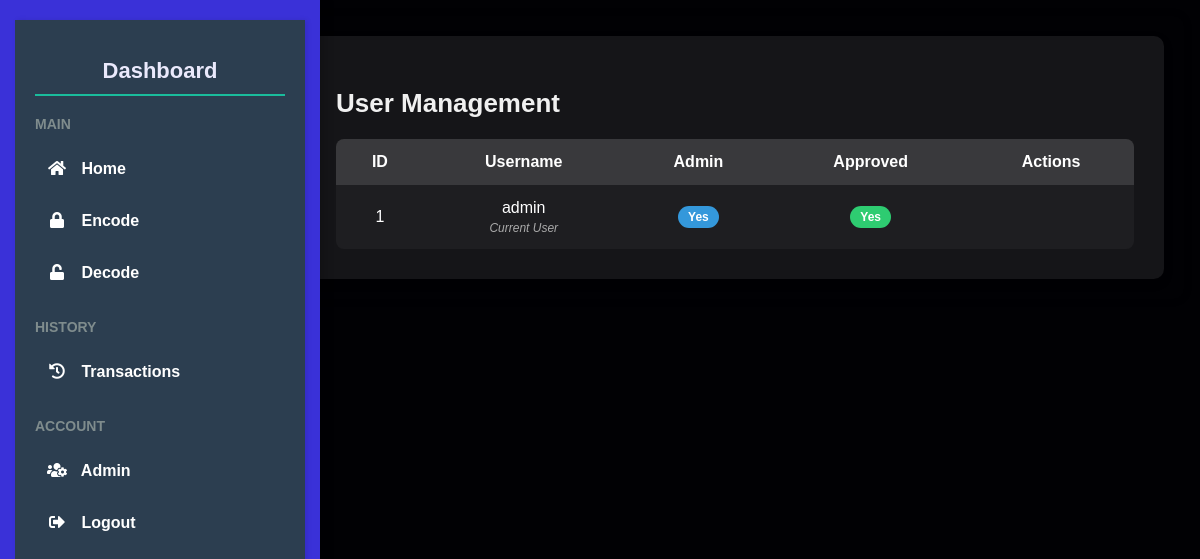
The page /admin (signed in) on the database its author committed.
### app.py (models this page shows, shortened)
class User(db.Model, UserMixin):
    id = db.Column(db.Integer, primary_key=True)
    username = db.Column(db.String(150), unique=True, nullable=False)
    password = db.Column(db.String(255), nullable=True)
    is_admin = db.Column(db.Boolean, default=False)
    is_approved = db.Column(db.Boolean, default=False)

### app.py (the view)
@app.route("/admin")
@login_required
def admin_dashboard():
    if not current_user.is_admin:
        flash("Access denied: Admin privileges required", "danger")
        return redirect(url_for("index"))
    users = User.query.all()
    return render_template("admin.html", users=users)

### app.py (called while the page is built)
@login_manager.user_loader
def load_user(user_id):
    return User.query.get(int(user_id))

### templates/admin.html (shortened to what this page needs)
{% extends 'base.html' %}
{% block content %}
<div class="admin-container">
    <h2>User Management</h2>
    <table class="admin-table">
        <thead>
            <tr>
                <th>ID</th>
                <th>Username</th>
                <th>Admin</th>
                <th>Approved</th>
                <th>Actions</th>
            </tr>
        </thead>
        <tbody>
            {% for user in users %}
            <tr>
                <td>{{ user.id }}</td>
                <td>
                    {{ user.username }}
                    {% if user.id == current_user.id %}
                        <div class="current-user">Current User</div>
                    {% endif %}
                </td>
                <td>
                    <span class="badge {{ 'badge-admin' if user.is_admin else 'badge-user' }}">
                        {{ 'Yes' if user.is_admin else 'No' }}
                    </span>
                </td>
                <td>
                    <span class="badge {{ 'badge-approved' if user.is_approved else 'badge-pending' }}">
                        {{ 'Yes' if user.is_approved else 'No' }}
                    </span>
                </td>
                <td class="actions">
                </td>
            </tr>
            {% endfor %}
        </tbody>
    </table>
</div>
{% endblock %}

### static/style.css (style rules this page uses)
:root { --primary: #3a31d8; --primary-hover: #2e26bc; --primary-light: rgba(230, 126, 34, 0.1); --secondary: #020024; --secondary-hover: #03003b; --danger: #e74c3c; --danger-hover: #c0392b; --bg-dark: #010104; --bg-light: #ffffff; --bg-semi-transparent: rgba(255, 255, 255, 0.1); --text-dark: #2c3e50; --text-light: #eae9fc; --text-muted: #555; --text-muted-light: #dfdfdf; --border-light: #ccc; --border-dark: #1a1a1a; --shadow-light: rgba(0, 0, 0, 0.1); --shadow-dark: rgbaa(0, 0, 0, 0.2); }
body { font-family: Arial, sans-serif; margin: 0 auto; padding: 1rem; display: flex; justify-content: center; align-items: center; background-color: var(--bg-dark); height: 100%; }
h2 { color: #2c3e50; }
h2 { color: var(--text-light); }

### templates/admin.html (style rules this page uses)
.admin-container { background: rgba(255, 255, 255, 0.08); margin: 0 auto; width: 95%; max-width: 1000px; padding: 30px; border-radius: 10px; box-shadow: 0 4px 10px rgba(0, 0, 0, 0.2); color: #fff; }
.admin-container h2 { margin-bottom: 20px; font-size: 26px; color: #f0f0f0; }
.admin-table { width: 100%; border-collapse: collapse; background: rgba(255, 255, 255, 0.04); border-radius: 8px; overflow: hidden; }
.admin-table th, .admin-table td { padding: 14px 16px; text-align: center; }
.admin-table th { background-color: rgba(255, 255, 255, 0.12); color: #ffffff; font-weight: bold; }
.admin-table tr:last-child td { border-bottom: none; }
.badge { display: inline-block; padding: 4px 10px; border-radius: 20px; font-size: 12px; font-weight: 600; text-align: center; }
.badge-admin { background: #3498db; color: white; }
.badge-approved { background: #2ecc71; color: white; }
.actions { display: flex; gap: 10px; justify-content: center; flex-wrap: wrap; }
.current-user { font-style: italic; font-size: 12px; color: #aaa; margin-top: 4px; }

### rows shown on the page
User: id "1", username "admin", shows "Current User", is_admin "Yes", is_approved "Yes"
